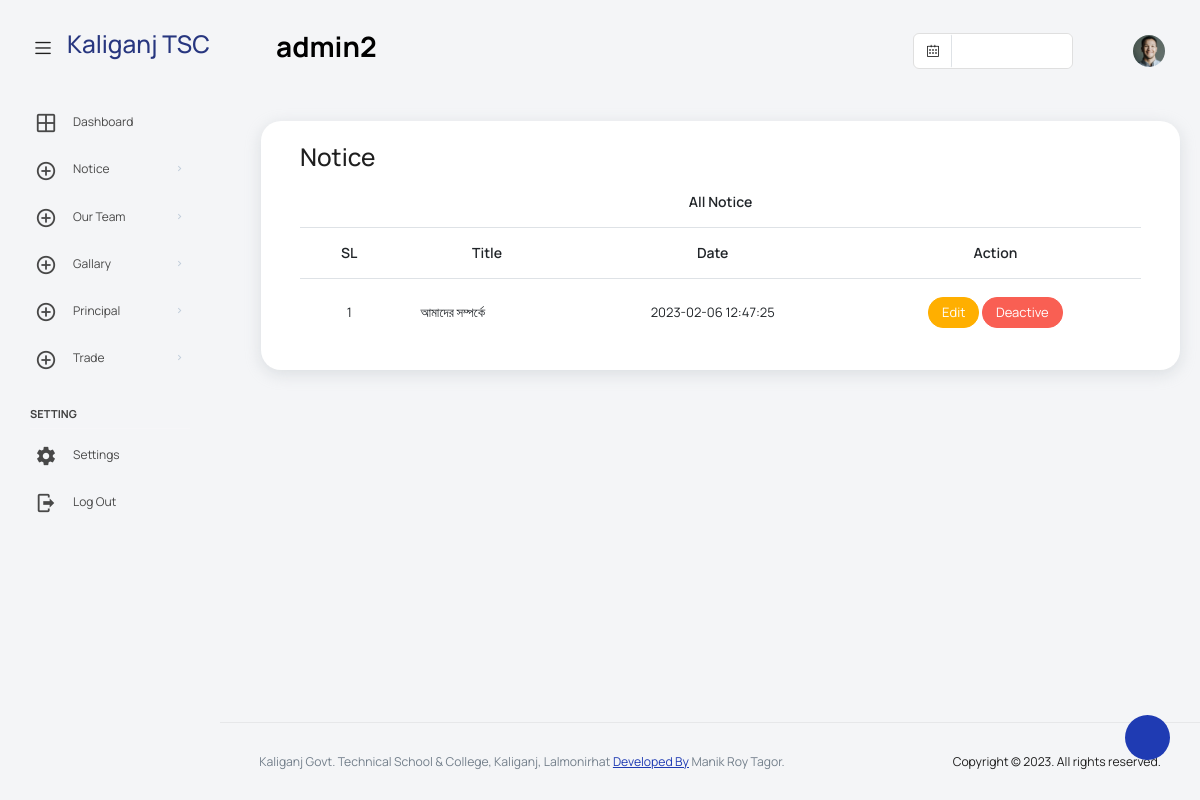
The app's page /admin/about-us-list.php (signed in) with its own data.
### tables this page shows
CREATE TABLE `additional_setting` (
  `id` int(11) NOT NULL,
  `post_type` varchar(255) NOT NULL,
  `post_title` varchar(1000) NOT NULL,
  `post_desc` varchar(5000) NOT NULL,
  `short_text` varchar(1000) NOT NULL,
  `post_image` varchar(255) NOT NULL,
  `isActive` tinyint(1) NOT NULL,
  `post_dated` datetime NOT NULL DEFAULT current_timestamp()
);

### lib/Database.php (called while the page is built, shortened)
<?php
Class Database{
public $host   = DB_HOST;
public $user   = DB_USER;
public $pass   = DB_PASS;
public $dbname = DB_NAME;
public $link;
private function connectDB(){
$this->link = new mysqli($this->host, $this->user, $this->pass,
$this->dbname);
}
public function select($query){
$result = $this->link->query($query) or
die($this->link->error.__LINE__);
if($result->num_rows > 0){
return $result;
} else {
return false;
}
}
}
?>

### classes/Additional.php (called while the page is built, shortened)
<?php
$filepath = realpath(dirname(__FILE__));
include_once $filepath . '/../lib/Database.php';
?>
<?php
class Additional {
	private $db;
	function __construct() {
		$this->db = new Database();
	}
	public function getAboutUsList() {
		$query = "SELECT * FROM additional_setting WHERE post_type = 'about_us'";
		$result = $this->db->select($query);
		return $result;
	}
}
?>

### admin/about-us-list.php (the view, shortened to what this page needs)
<?php
include '../classes/Additional.php';
$Ad = new Additional();
?>
<?php include("inc/header.php"); ?>
<?php include("inc/menubar.php"); ?>
<div class="container-fluid page-body-wrapper">
    <?php include("inc/theme_setting.php"); ?>
    <?php include("inc/left_sidebar.php"); ?>
    <div class="main-panel">
        <div class="content-wrapper">
            <div class="row">
                <div class="card">
                    <div class="card-body">
                        <h3>Notice</h3>
                        <div class="table-responsive">
                            <table class="table table-hover" id="example">
                                <thead>
                                    <tr style="width: 100%;">
                                        <th colspan="6" class="text-center">All Notice</th>
                                    </tr>
                                    <tr style="width: 100%;">
                                        <th class="text-center">SL</th>
                                        <th class="text-center">Title</th>
                                        <th class="text-center">Date</th>
                                        <th class="text-center">Action</th>
                                    </tr>
                                </thead>
                                <tbody>
                                    <?php
									$AllAboutUs = $Ad->getAboutUsList();
									if($AllAboutUs){
										$i=0;
									while ($row = $AllAboutUs->fetch_assoc()) {
										$i++;
								?>
                                    <tr class="odd gradeX" style="width: 100%;">
                                        <td class="text-center"><?php echo $i; ?></td>
                                        <td class="center"><?php echo $row['post_title']; ?></td>
                                        <td class="text-center"><?php echo $row['post_dated']; ?></td>
                                        <td class="text-center">
                                            <a href="editpage.php?pid=<?php echo $row['id']; ?>"
                                                class="btn btn-sm btn-warning">Edit</a>
                                            <?php if($row['isActive'] == '0'){?>
                                            <a href="?ac_id=<?php echo $row['id']; ?>"
                                                class="btn btn-sm btn-success">Active</a>
                                            <?php } else {?>
                                            <a href="?dec_id=<?php echo $row['id']; ?>"
                                                class="btn btn-sm btn-danger">Deactive</a>
                                            <?php } ?>
                                        </td>
                                    </tr>
                                    <?php	} }?>
                                </tbody>
                            </table>
                        </div>
                    </div>
                </div>
            </div>
        </div>
        <?php include("inc/footer.php"); ?>

### records on screen
additional_setting: post_title "আমাদের সম্পর্কে", post_dated "2023-02-06 12:47:25"

### other values on screen
$Admin = Session::get("adminUserName") "admin2"
